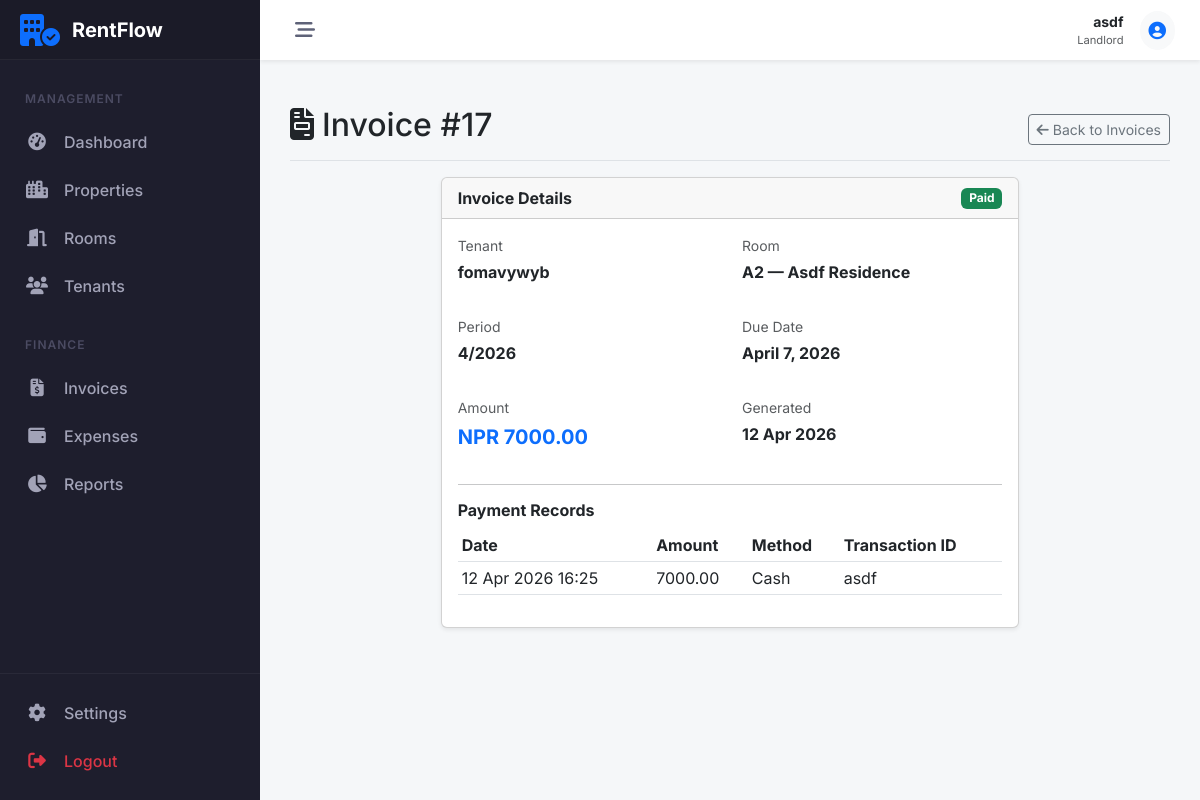
The app's page /payments/invoices/17/ (signed in) with its own data.
### accounts/models.py (models this page shows, shortened)
class Profile(models.Model):
    ROLE_CHOICES = (
        ('LANDLORD', 'Landlord'),
        ('TENANT', 'Tenant'),
    )
    user = models.OneToOneField(User, on_delete=models.CASCADE, related_name='profile')
    role = models.CharField(max_length=10, choices=ROLE_CHOICES, default='TENANT', db_index=True)
    phone = models.CharField(max_length=15, blank=True)
    address = models.TextField(blank=True)
    needs_password_change = models.BooleanField(default=False)
    created_at = models.DateTimeField(auto_now_add=True)
    updated_at = models.DateTimeField(auto_now=True)

### payments/models.py (models this page shows, shortened)
class RentInvoice(models.Model):
    STATUS_CHOICES = (
        ('PENDING', 'Pending'),
        ('AWAITING', 'Awaiting Confirmation'),  # payment submitted by tenant but waiting for landlord
        ('PAID', 'Paid'),
        ('LATE', 'Late'),
    )
    tenancy = models.ForeignKey('properties.Tenancy', on_delete=models.CASCADE)
    month = models.IntegerField()
    year = models.IntegerField()
    amount = models.DecimalField(max_digits=10, decimal_places=2)
    due_date = models.DateField()
    status = models.CharField(max_length=10, choices=STATUS_CHOICES, default='PENDING', db_index=True)
    generated_at = models.DateTimeField(auto_now_add=True)
    class Meta:
        unique_together = ['tenancy', 'month', 'year']

class Payment(models.Model):
    METHOD_CHOICES = (
        ('CASH', 'Cash'),
        ('ONLINE', 'Online'),
        ('BANK', 'Bank'),
        ('ESEWA', 'eSewa'),
    )
    invoice = models.ForeignKey(RentInvoice, on_delete=models.CASCADE)
    paid_amount = models.DecimalField(max_digits=10, decimal_places=2)
    payment_date = models.DateTimeField(auto_now_add=True)
    method = models.CharField(max_length=20, choices=METHOD_CHOICES)
    transaction_id = models.CharField(max_length=50, blank=True, null=True)

### properties/models.py (models this page shows, shortened)
class Tenancy(models.Model):
    tenant = models.ForeignKey(User, on_delete=models.CASCADE, related_name='tenancies')
    room = models.ForeignKey(Room, on_delete=models.CASCADE, related_name='tenancies')
    start_date = models.DateField()
    end_date = models.DateField(null=True, blank=True)
    is_active = models.BooleanField(default=True, db_index=True)
    class Meta:
        verbose_name_plural = "Tenancies"

class Room(models.Model):
    property = models.ForeignKey(Property, on_delete=models.CASCADE, related_name='rooms')
    room_number = models.CharField(max_length=10)
    monthly_rent = models.DecimalField(max_digits=10, decimal_places=2)
    capacity = models.IntegerField(default=1)
    is_active = models.BooleanField(default=True)
    created_at = models.DateTimeField(auto_now_add=True)

class Property(models.Model):
    landlord = models.ForeignKey(User, on_delete=models.CASCADE, related_name='properties')
    name = models.CharField(max_length=100)
    address = models.TextField()
    description = models.TextField(blank=True)
    created_at = models.DateTimeField(auto_now_add=True)
    class Meta:
        verbose_name_plural = "Properties"

### payments/views.py (the view)
# urls.py: path('invoices/<int:pk>/', InvoiceDetailView.as_view(), name='invoice_detail'),
class InvoiceDetailView(ProfileRequiredMixin, View):
    def get(self, request, pk, *args, **kwargs):
        user = request.user
        if user.profile.role == 'LANDLORD':
            invoice = RentInvoice.objects.filter(
                pk=pk,
                tenancy__room__property__landlord=user
            ).select_related('tenancy__room__property', 'tenancy__tenant').first()
        else:
            invoice = RentInvoice.objects.filter(
                pk=pk,
                tenancy__tenant=user
            ).select_related('tenancy__room__property', 'tenancy__tenant').first()
        if not invoice:
            messages.error(request, "Invoice not found.")
            return redirect('payments:invoice_list')
        context = {'invoice': invoice}
        if user.profile.role == 'TENANT' and invoice.status == 'PENDING':
            context['payment_form'] = PaymentForm()
        return render(request, 'payments/invoice_detail.html', context)

### payments/views.py (called while the page is built)
    def test_func(self):
        return self.request.user.is_authenticated and hasattr(self.request.user, 'profile')

### payments/templates/payments/invoice_detail.html (shortened to what this page needs)
{% extends 'core/base.html' %}
{% block content %}
<div class="d-flex justify-content-between flex-wrap flex-md-nowrap align-items-center pt-3 pb-2 mb-3 border-bottom">
    <h1 class="h2"><i class="fa-solid fa-file-invoice me-2"></i>Invoice #{{ invoice.id }}</h1>
    <a href="{% url 'payments:invoice_list' %}" class="btn btn-sm btn-outline-secondary">
        <i class="fa-solid fa-arrow-left me-1"></i>Back to Invoices
    </a>
</div>
<div class="row justify-content-center">
    <div class="col-md-8">
        <div class="card shadow-sm">
            <div class="card-header d-flex justify-content-between align-items-center">
                <span class="fw-bold">Invoice Details</span>
                {% if invoice.status == 'PAID' %}
                <span class="badge bg-success">Paid</span>
                {% elif invoice.status == 'AWAITING' %}
                <span class="badge bg-info text-dark">Awaiting Confirmation</span>
                {% elif invoice.status == 'LATE' %}
                <span class="badge bg-danger">Late</span>
                {% else %}
                <span class="badge bg-warning text-dark">Pending</span>
                {% endif %}
            </div>
            <div class="card-body">
                <div class="row mb-3">
                    <div class="col-6">
                        <p class="text-muted mb-1 small">Tenant</p>
                        <p class="fw-bold">{{ invoice.tenancy.tenant.username }}</p>
                    </div>
                    <div class="col-6">
                        <p class="text-muted mb-1 small">Room</p>
                        <p class="fw-bold">{{ invoice.tenancy.room.room_number }} —
                            {{invoice.tenancy.room.property.name}}</p>
                    </div>
                </div>
                <div class="row mb-3">
                    <div class="col-6">
                        <p class="text-muted mb-1 small">Period</p>
                        <p class="fw-bold">{{ invoice.month }}/{{ invoice.year }}</p>
                    </div>
                    <div class="col-6">
                        <p class="text-muted mb-1 small">Due Date</p>
                        <p class="fw-bold">{{ invoice.due_date }}</p>
                    </div>
                </div>
                <div class="row mb-3">
                    <div class="col-6">
                        <p class="text-muted mb-1 small">Amount</p>
                        <p class="fw-bold fs-5 text-primary">NPR {{ invoice.amount }}</p>
                    </div>
                    <div class="col-6">
                        <p class="text-muted mb-1 small">Generated</p>
                        <p class="fw-bold">{{ invoice.generated_at|date:"d M Y" }}</p>
                    </div>
                </div>
                {% if user.profile.role == 'LANDLORD' %}
                    {% if invoice.payment_set.exists %}
                    <hr>
                    <h6 class="fw-bold">Payment Records</h6>
                    <table class="table table-sm">
                        <thead>
                            <tr>
                                <th>Date</th>
                                <th>Amount</th>
                                <th>Method</th>
                                <th>Transaction ID</th>
                            </tr>
                        </thead>
                        <tbody>
                            {% for pay in invoice.payment_set.all %}
                            <tr>
                                <td>{{ pay.payment_date|date:"d M Y H:i" }}</td>
                                <td>{{ pay.paid_amount }}</td>
                                <td>{{ pay.get_method_display }}</td>
                                <td>{{ pay.transaction_id }}</td>
                            </tr>
                            {% endfor %}
                        </tbody>
                    </table>
                    {% endif %}
                {% endif %}
            </div>
        </div>
    </div>
</div>
{% endblock %}

### core/templates/core/base.html (shortened to what this page needs)
<!DOCTYPE html>
<html lang="en">
<head>
    <link href="https://cdn.jsdelivr.net/npm/bootstrap@5.3.0/dist/css/bootstrap.min.css" rel="stylesheet">
    <link rel="stylesheet" href="https://cdnjs.cloudflare.com/ajax/libs/font-awesome/6.5.1/css/all.min.css">
</head>
<body>
    {% if user.is_authenticated %}
    <aside id="sidebar">
        <div class="sidebar-logo">
            <i class="fa-solid fa-building-circle-check fa-2x text-primary"></i>
            <span class="logo-text">RentFlow</span>
        </div>
        <div class="sidebar-nav">
            {% if user.profile.role == 'LANDLORD' %}
            <div class="nav-header">Management</div>
            <a href="{% url 'dashboard:landlord_dash' %}"
                class="nav-link-custom {% if 'dashboard' in request.resolver_match.view_name %}active{% endif %}">
                <i class="fa-solid fa-gauge-high"></i>
                <span>Dashboard</span>
            </a>
            <div class="nav-item">
                <a class="nav-link-custom" data-bs-toggle="collapse" href="#collapse-properties" role="button"
                    aria-expanded="false" aria-controls="collapse-properties">
                    <i class="fa-solid fa-city"></i>
                    <span>Properties</span>
                </a>
            </div>
            <div class="nav-item">
                <a class="nav-link-custom" data-bs-toggle="collapse" href="#collapse-rooms" role="button"
                    aria-expanded="false" aria-controls="collapse-rooms">
                    <i class="fa-solid fa-door-open"></i>
                    <span>Rooms</span>
                </a>
            </div>
            <div class="nav-item">
                <a class="nav-link-custom" data-bs-toggle="collapse" href="#collapse-tenants" role="button"
                    aria-expanded="false" aria-controls="collapse-tenants">
                    <i class="fa-solid fa-users"></i>
                    <span>Tenants</span>
                </a>
            </div>
            <div class="nav-header mt-3">Finance</div>
            <div class="nav-item">
                <a class="nav-link-custom" data-bs-toggle="collapse" href="#collapse-invoices" role="button"
                    aria-expanded="false" aria-controls="collapse-invoices">
                    <i class="fa-solid fa-file-invoice-dollar"></i>
                    <span>Invoices</span>
                </a>
            </div>
            <div class="nav-item">
                <a class="nav-link-custom" data-bs-toggle="collapse" href="#collapse-expenses" role="button"
                    aria-expanded="false" aria-controls="collapse-expenses">
                    <i class="fa-solid fa-wallet"></i>
                    <span>Expenses</span>
                </a>
            </div>
            <a href="{% url 'payments:financial_report' %}"
                class="nav-link-custom {% if 'report' in request.resolver_match.view_name %}active{% endif %}">
                <i class="fa-solid fa-chart-pie"></i>
                <span>Reports</span>
            </a>
            {% endif %}
        </div>
        <div class="sidebar-footer">
            <a href="#" class="nav-link-custom">
                <i class="fa-solid fa-gear"></i>
                <span>Settings</span>
            </a>
            <a href="javascript:void(0)" onclick="document.getElementById('logout-form').submit()"
                class="nav-link-custom text-danger">
                <i class="fa-solid fa-right-from-bracket"></i>
                <span>Logout</span>
            </a>
        </div>
    </aside>
    <div id="main-wrapper">
        <header id="topbar">
            <button class="toggle-btn" id="sidebar-toggle">
                <i class="fa-solid fa-bars-staggered"></i>
            </button>
            <div class="ms-auto d-flex align-items-center">
                <div class="me-3 d-none d-md-block text-end">
                    <div class="fw-bold small text-dark">{{ user.username }}</div>
                    <div class="text-muted small" style="font-size: 0.7rem;">{{ user.profile.get_role_display }}</div>
                </div>
                <div class="dropdown">
                    <a href="#" class="btn btn-light btn-sm rounded-circle p-2" data-bs-toggle="dropdown">
                    </a>
                </div>
            </div>
        </header>
        <main id="content-area">
            {% block content %}{% endblock %}
        </main>
    </div>
    {% endif %}
</body>
</html>

### core/templates/core/base.html (style rules this page uses)
:root { --sidebar-width: 260px; --sidebar-collapsed-width: 70px; --sidebar-bg: #1e1e2d; --sidebar-hover: #2b2b40; --sidebar-active: #3699ff; --topbar-height: 60px; --transition-speed: 0.3s; }
body { font-family: 'Inter', sans-serif; background-color: #f5f7f9; overflow-x: hidden; }
#sidebar { width: var(--sidebar-width); height: 100vh; position: fixed; left: 0; top: 0; background: var(--sidebar-bg); color: #a2a3b7; transition: all var(--transition-speed) ease-in-out; z-index: 1000; display: flex; flex-direction: column; }
.sidebar-logo { padding: 20px; height: var(--topbar-height); display: flex; align-items: center; border-bottom: 1px solid rgba(255, 255, 255, 0.05); background: rgba(0, 0, 0, 0.1); overflow: hidden; white-space: nowrap; }
.logo-text { font-weight: 700; font-size: 1.25rem; color: #fff; margin-left: 12px; transition: opacity var(--transition-speed); }
.sidebar-nav { padding: 20px 0; flex-grow: 1; overflow-y: auto; overflow-x: hidden; }
.nav-header { padding: 10px 25px; font-size: 0.75rem; text-transform: uppercase; font-weight: 600; letter-spacing: 1px; color: #4b4b62; }
.nav-link-custom { display: flex; align-items: center; padding: 12px 25px; color: #a2a3b7; text-decoration: none; transition: all 0.2s; white-space: nowrap; position: relative; }
.nav-link-custom i { width: 24px; font-size: 1.1rem; text-align: center; }
.nav-link-custom span { margin-left: 15px; font-weight: 500; transition: opacity var(--transition-speed); }
#main-wrapper { margin-left: var(--sidebar-width); min-height: 100vh; transition: all var(--transition-speed) ease-in-out; display: flex; flex-direction: column; }
#topbar { height: var(--topbar-height); background: #fff; box-shadow: 0 0.125rem 0.25rem rgba(0, 0, 0, 0.075); display: flex; align-items: center; padding: 0 25px; position: sticky; top: 0; z-index: 999; }
.toggle-btn { background: transparent; border: none; font-size: 1.25rem; color: #5e6278; cursor: pointer; padding: 5px 10px; border-radius: 4px; }
#content-area { padding: 30px; flex-grow: 1; }
.sidebar-footer { border-top: 1px solid rgba(255, 255, 255, 0.05); padding: 15px 0; }

### records on screen
RentInvoice: id "17", tenancy.tenant.username "fomavywyb", tenancy.room.room_number "A2", tenancy.room.property.name "Asdf Residence", month "4", year "2026", due_date "April 7, 2026", amount "7000.00", generated_at "12 Apr 2026"
Payment: payment_date "12 Apr 2026 16:25", paid_amount "7000.00", method "Cash", transaction_id "asdf"

### other values on screen
{{ user.username }} "asdf"
{{ user.profile.get_role_display }} "Landlord"
